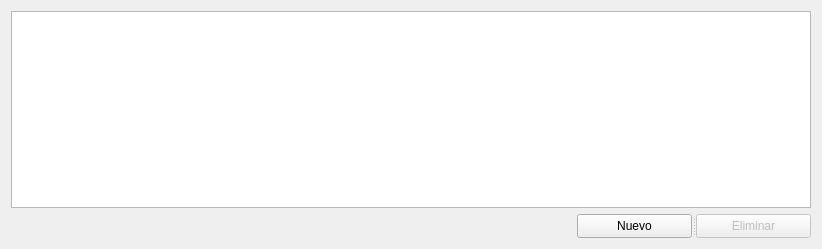
<?xml version="1.0" encoding="UTF-8"?>
<ui version="4.0">
 <class>ListadoClientes</class>
 <widget class="QWidget" name="ListadoClientes">
  <property name="geometry">
   <rect>
    <x>0</x>
    <y>0</y>
    <width>818</width>
    <height>249</height>
   </rect>
  </property>
  <property name="windowTitle">
   <string>Form</string>
  </property>
  <layout class="QFormLayout" name="formLayout">
   <item row="0" column="0" colspan="2">
    <widget class="QTableView" name="tableView">
     <property name="minimumSize">
      <size>
       <width>800</width>
       <height>0</height>
      </size>
     </property>
     <property name="styleSheet">
      <string notr="true">font: 12pt &quot;MS Shell Dlg 2&quot;;</string>
     </property>
    </widget>
   </item>
   <item row="2" column="0">
    <spacer name="horizontalSpacer">
     <property name="orientation">
      <enum>Qt::Horizontal</enum>
     </property>
     <property name="sizeHint" stdset="0">
      <size>
       <width>560</width>
       <height>24</height>
      </size>
     </property>
    </spacer>
   </item>
   <item row="2" column="1">
    <widget class="QSplitter" name="splitter">
     <property name="orientation">
      <enum>Qt::Horizontal</enum>
     </property>
     <widget class="QPushButton" name="nuevocliente">
      <property name="sizePolicy">
       <sizepolicy hsizetype="Fixed" vsizetype="Fixed">
        <horstretch>0</horstretch>
        <verstretch>0</verstretch>
       </sizepolicy>
      </property>
      <property name="styleSheet">
       <string notr="true">font: 12pt &quot;MS Shell Dlg 2&quot;;</string>
      </property>
      <property name="text">
       <string>Nuevo</string>
      </property>
      <attribute name="buttonGroup">
       <string notr="true">buttonGroup</string>
      </attribute>
     </widget>
     <widget class="QPushButton" name="eliminar">
      <property name="enabled">
       <bool>false</bool>
      </property>
      <property name="sizePolicy">
       <sizepolicy hsizetype="Fixed" vsizetype="Fixed">
        <horstretch>0</horstretch>
        <verstretch>0</verstretch>
       </sizepolicy>
      </property>
      <property name="styleSheet">
       <string notr="true">font: 12pt &quot;MS Shell Dlg 2&quot;;</string>
      </property>
      <property name="text">
       <string>Eliminar</string>
      </property>
      <attribute name="buttonGroup">
       <string notr="true">buttonGroup</string>
      </attribute>
     </widget>
    </widget>
   </item>
  </layout>
 </widget>
 <resources/>
 <connections/>
 <buttongroups>
  <buttongroup name="buttonGroup"/>
 </buttongroups>
</ui>
